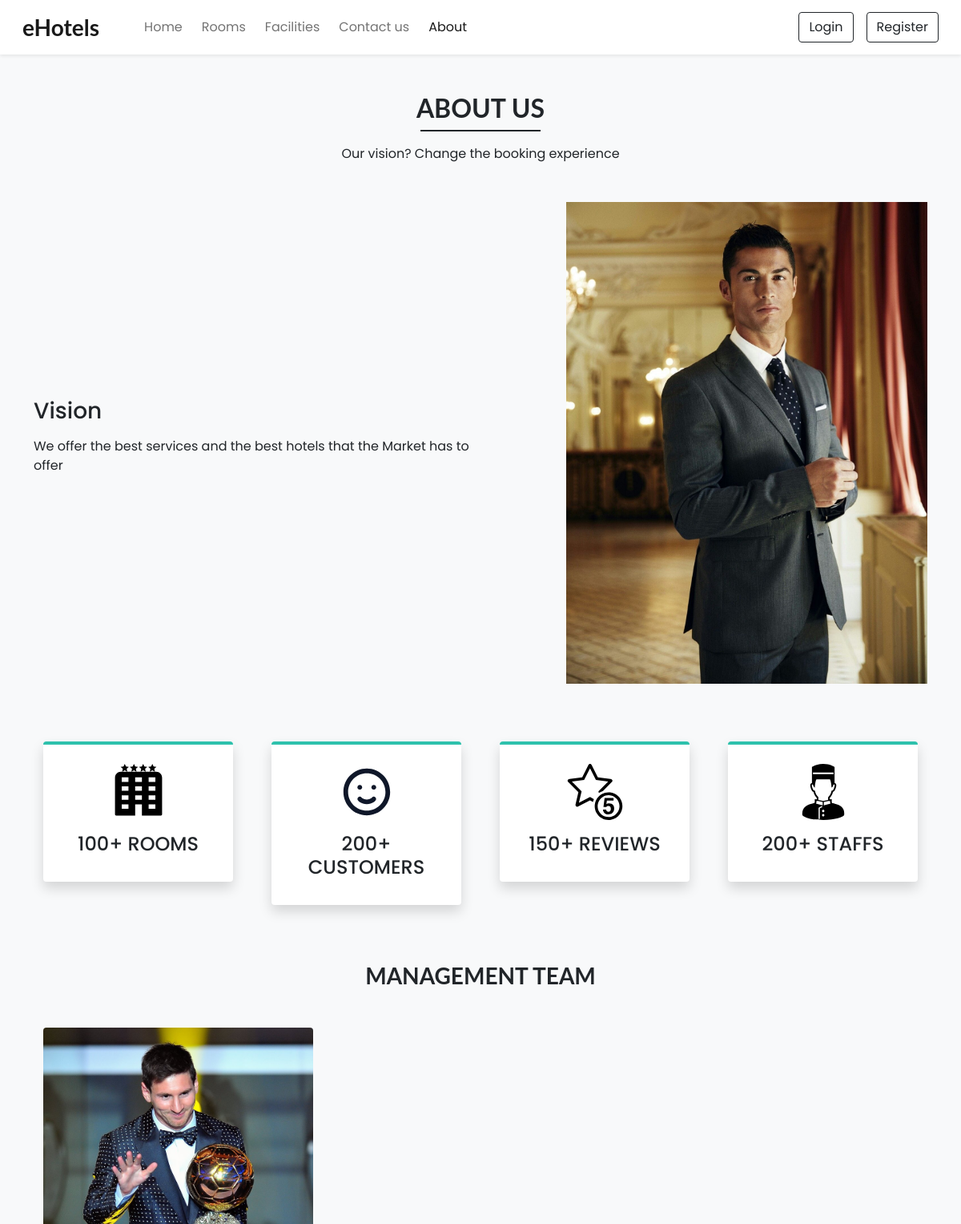
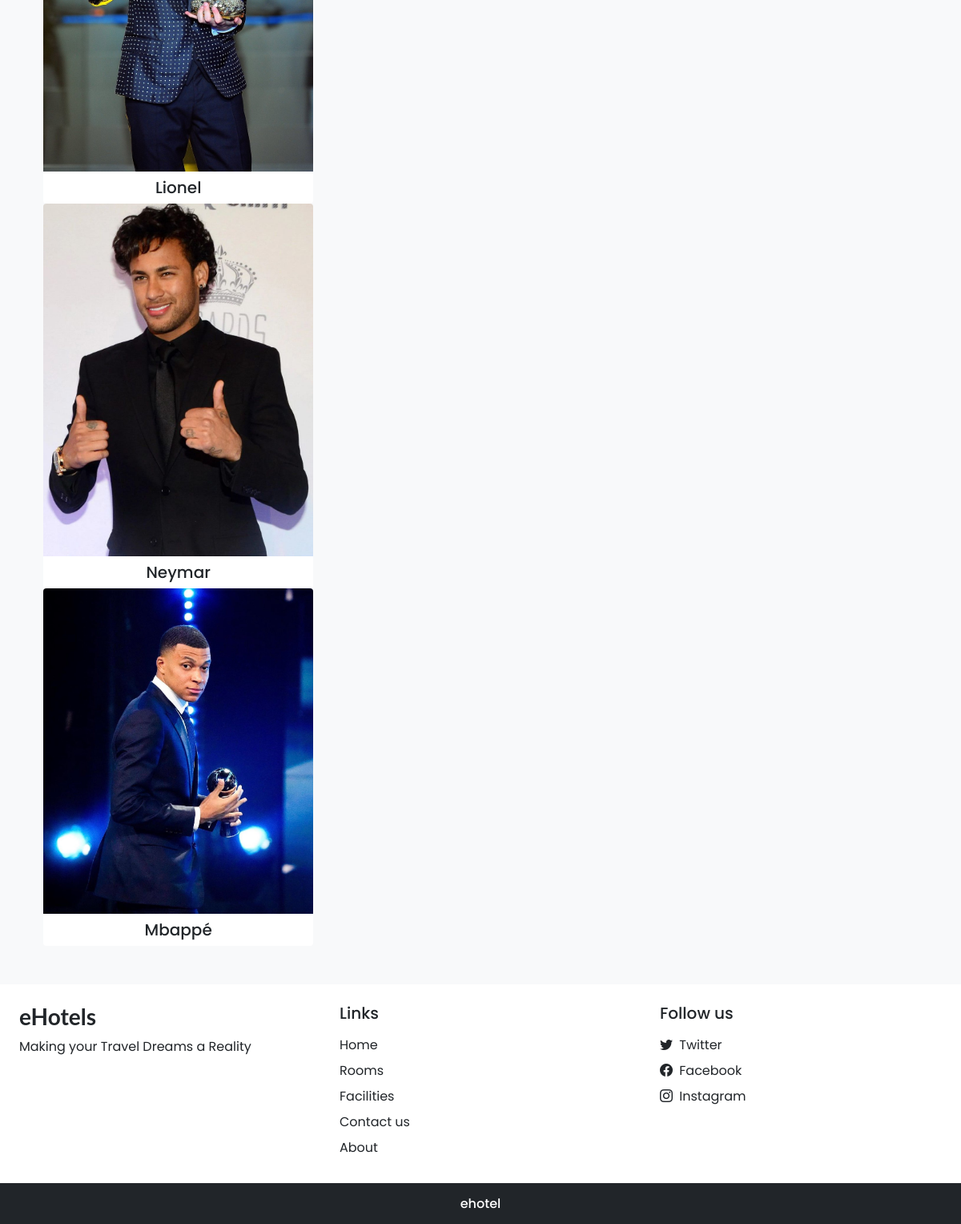
Page /about.php on the committed database (2 pictures, top to bottom).
### tables this page shows
CREATE TABLE `settings` (
                            `sr_no` int NOT NULL,
                            `site_title` varchar(50) NOT NULL,
                            `site_about` varchar(250) NOT NULL,
                            `shutdown` tinyint(1) NOT NULL
);

CREATE TABLE `team_details` (
                                `sr_no` int NOT NULL,
                                `name` varchar(50) NOT NULL,
                                `picture` varchar(150) NOT NULL
);

### admin/inc/db_config.php (called while the page is built, shortened)
<?php
  function selectAll($table)
  {
    $con = $GLOBALS['con'];
    $res = mysqli_query($con,"SELECT * FROM $table");
    return $res;
  }
  function select($sql,$values,$datatypes)
  {
    $con = $GLOBALS['con'];
    if($stmt = mysqli_prepare($con,$sql))
    {
      mysqli_stmt_bind_param($stmt,$datatypes,...$values);
      if(mysqli_stmt_execute($stmt)){
        $res = mysqli_stmt_get_result($stmt);
        return $res;
      }
      else{
        mysqli_stmt_close($stmt);
        die("Query cannot be executed - Select");
      }
    }
    else{
      die("Query cannot be prepared - Select");
    }
  }
?>

### about.php (the view, shortened to what this page needs)
<!DOCTYPE html>
<html lang="en">
<head>
    <link  rel="stylesheet" href="https://unpkg.com/swiper@7/swiper-bundle.min.css">
    <?php require('inc/links.php'); ?>
</head>
<body class="bg-light">
<?php require('inc/header.php'); ?>
<div class="my-5 px-4">
    <h2 class="fw-bold h-font text-center">ABOUT US</h2>
    <div class="h-line bg-dark"></div>
    <p class="text-center mt-3">
        Our vision? Change the booking experience
    </p>
</div>
<div class="container">
    <div class="row justify-content-between align-items-center">
        <div class="col-lg-6 col-md-5 mb-4 order-lg-1 order-md-1 order-2">
            <h3 class="mb-3">Vision</h3>
            <p>
                We offer the best services and the best hotels that the Market has to offer
            </p>
        </div>
        <div class="col-lg-5 col-md-5 mb-4 order-lg-2 order-md-2 order-1">
            <img src="images/about/about.jpg" class="w-100">
        </div>
    </div>
</div>
<div class="container mt-5">
    <div class="row">
        <div class="col-lg-3 col-md-6 mb-4 px-4">
            <div class="bg-white rounded shadow p-4 border-top border-4 text-center box">
                <img src="images/about/hotel.svg" width="70px">
                <h4 class="mt-3">100+ ROOMS</h4>
            </div>
        </div>
        <div class="col-lg-3 col-md-6 mb-4 px-4">
            <div class="bg-white rounded shadow p-4 border-top border-4 text-center box">
                <img src="images/about/customers.svg" width="70px">
                <h4 class="mt-3">200+ CUSTOMERS</h4>
            </div>
        </div>
        <div class="col-lg-3 col-md-6 mb-4 px-4">
            <div class="bg-white rounded shadow p-4 border-top border-4 text-center box">
                <img src="images/about/rating.svg" width="70px">
                <h4 class="mt-3">150+ REVIEWS</h4>
            </div>
        </div>
        <div class="col-lg-3 col-md-6 mb-4 px-4">
            <div class="bg-white rounded shadow p-4 border-top border-4 text-center box">
                <img src="images/about/staff.svg" width="70px">
                <h4 class="mt-3">200+ STAFFS</h4>
            </div>
        </div>
    </div>
</div>
<h3 class="my-5 fw-bold h-font text-center">MANAGEMENT TEAM</h3>
<div class="container px-4">
    <div class="swiper mySwiper">
        <div class="swiper-wrapper mb-5">
            <?php
            $about_r = selectAll('team_details');
            $path=ABOUT_IMG_PATH;
            while($row = mysqli_fetch_assoc($about_r)){
                echo<<<data
              <div class="swiper-slide bg-white text-center overflow-hidden rounded">
                <img src="$path$row[picture]" class="w-100">
                <h5 class="mt-2">$row[name]</h5>
              </div>
            data;
            }
            ?>
        </div>
    </div>
</div>
<?php require('inc/footer.php'); ?>
</body>
</html>

### inc/links.php (shortened to what this page needs)
<link href="https://cdn.jsdelivr.net/npm/bootstrap@5.0.2/dist/css/bootstrap.min.css" rel="stylesheet">
<link rel="stylesheet" href="https://cdn.jsdelivr.net/npm/bootstrap-icons@1.9.1/font/bootstrap-icons.css">
<link rel="stylesheet" href="css/common.css">
<?php
  require('admin/inc/db_config.php');
  $contact_q = "SELECT * FROM `contact_details` WHERE `sr_no`=?";
  $settings_q = "SELECT * FROM `settings` WHERE `sr_no`=?";
  $values = [1];
  $contact_r = mysqli_fetch_assoc(select($contact_q,$values,'i'));
  $settings_r = mysqli_fetch_assoc(select($settings_q,$values,'i'));
?>

### inc/header.php (shortened to what this page needs)
<nav id="nav-bar" class="navbar navbar-expand-lg navbar-light bg-white px-lg-3 py-lg-2 shadow-sm sticky-top">
  <div class="container-fluid">
    <a class="navbar-brand me-5 fw-bold fs-3 h-font" href="index.php"><?php echo $settings_r['site_title'] ?></a>
    <div class="collapse navbar-collapse" id="navbarSupportedContent">
      <ul class="navbar-nav me-auto mb-2 mb-lg-0">
        <li class="nav-item">
          <a class="nav-link me-2" href="index.php">Home</a>
        </li>
        <li class="nav-item">
          <a class="nav-link me-2" href="rooms.php">Rooms</a>
        </li>
        <li class="nav-item">
          <a class="nav-link me-2" href="facilities.php">Facilities</a>
        </li>
        <li class="nav-item">
          <a class="nav-link me-2" href="contact.php">Contact us</a>
        </li>
        <li class="nav-item">
          <a class="nav-link" href="about.php">About</a>
        </li>
      </ul>
      <div class="d-flex">
        <?php
          if(isset($_SESSION['login']) && $_SESSION['login']==true)
          {
            $path = USERS_IMG_PATH;
            echo<<<data
              <div class="btn-group">
                <button type="button" class="btn btn-outline-dark shadow-none dropdown-toggle" data-bs-toggle="dropdown" data-bs-display="static" aria-expanded="false">
                  <img src="$path$_SESSION[uPic]" style="width: 25px; height: 25px;" class="me-1 rounded-circle">
                  $_SESSION[uName]
                </button>
                <ul class="dropdown-menu dropdown-menu-lg-end">
                  <li><a class="dropdown-item" href="profile.php">Profile</a></li>
                  <li><a class="dropdown-item" href="bookings.php">Bookings</a></li>
                  <li><a class="dropdown-item" href="logout.php">Logout</a></li>
                </ul>
              </div>
            data;
          }
          else
          {
            echo<<<data
              <button type="button" class="btn btn-outline-dark shadow-none me-lg-3 me-2" data-bs-toggle="modal" data-bs-target="#loginModal">
                Login
              </button>
              <button type="button" class="btn btn-outline-dark shadow-none" data-bs-toggle="modal" data-bs-target="#registerModal">
                Register
              </button>
            data;
          }
        ?>
      </div>
    </div>
  </div>
</nav>

### inc/footer.php (shortened to what this page needs)
<div class="container-fluid bg-white mt-5">
  <div class="row">
    <div class="col-lg-4 p-4">
      <h3 class="h-font fw-bold fs-3 mb-2"><?php echo $settings_r['site_title'] ?></h3>
      <p>
        <?php echo $settings_r['site_about'] ?>
      </p>
    </div>
    <div class="col-lg-4 p-4">
      <h5 class="mb-3">Links</h5>
      <a href="index.php" class="d-inline-block mb-2 text-dark text-decoration-none">Home</a> <br>
      <a href="rooms.php" class="d-inline-block mb-2 text-dark text-decoration-none">Rooms</a> <br>
      <a href="facilities.php" class="d-inline-block mb-2 text-dark text-decoration-none">Facilities</a> <br>
      <a href="contact.php" class="d-inline-block mb-2 text-dark text-decoration-none">Contact us</a> <br>
      <a href="about.php" class="d-inline-block mb-2 text-dark text-decoration-none">About</a>
    </div>
    <div class="col-lg-4 p-4">
        <h5 class="mb-3">Follow us</h5>
        <?php
          if($contact_r['tw']!=''){
            echo<<<data
              <a href="$contact_r[tw]" class="d-inline-block text-dark text-decoration-none mb-2">
                <i class="bi bi-twitter me-1"></i> Twitter
              </a><br>
            data;
          }
        ?>
        <a href="<?php echo $contact_r['fb'] ?>" class="d-inline-block text-dark text-decoration-none mb-2">
          <i class="bi bi-facebook me-1"></i> Facebook
        </a><br>
        <a href="<?php echo $contact_r['insta'] ?>" class="d-inline-block text-dark text-decoration-none">
          <i class="bi bi-instagram me-1"></i> Instagram
        </a><br>
    </div>
  </div>
</div>
<h6 class="text-center bg-dark text-white p-3 m-0">ehotel</h6>

### css/common.css (style rules this page uses)
:root { --teal: #2ec1ac; --teal_hover: #279e8c; --dark: #333; --light-gray: #f4f4f4; }
* { font-family: 'Poppins', sans-serif; }
.h-font { font-family: 'Lato', sans-serif; font-weight: 900; }
.h-line { width: 150px; margin: 0 auto; height: 1.7px; }

### about.php (style rules this page uses)
.box { border-top-color: var(--teal) !important; }

### rows in the picture
settings: site_title "eHotels", site_about "Making your Travel Dreams a Reality"
team_details: picture (picture), name "Lionel"
team_details: picture (picture), name "Neymar"
team_details: picture (picture), name "Mbappé"
